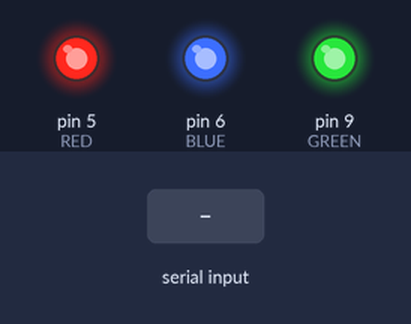
Bench run of a sketch on a simulated Arduino Uno, built with avr-gcc and run on an emulated ATmega328P. On the bench: output pins drawn as LEDs (lit = HIGH). The test bench sets the inputs (shaded band).

Above: at 1.2 s.
1.3 s: "r" received over the second serial link
At 2.1 s:
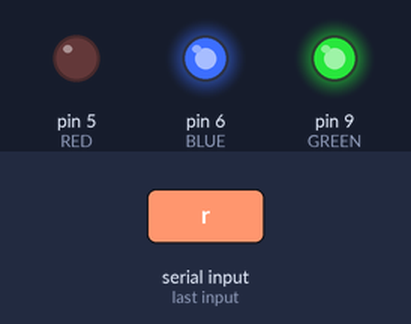
2.8 s: "g" received over the second serial link
At 3.2 s:
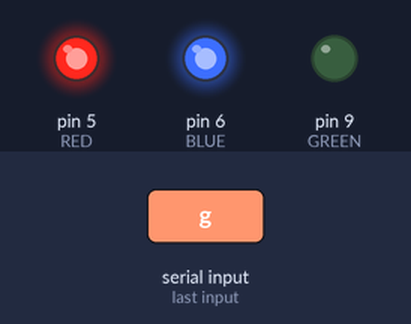
4.3 s: "b" received over the second serial link
At 5.5 s:
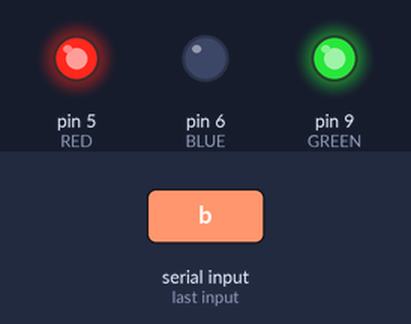
5.8 s: "1" received over the second serial link
At 6.7 s:
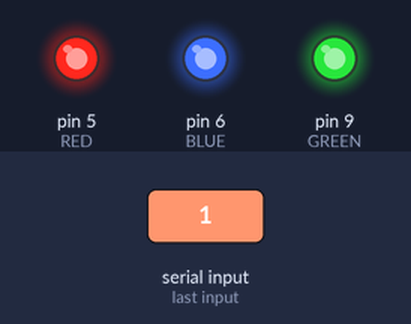
Timing chart, 0 to 8.3 s (numbered marks = the images above; inputs shaded):
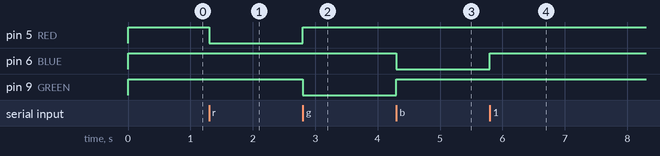

Measured:
- after the input at 1.3 s, pin 5 (RED): HIGH → LOW at once
- after the input at 2.8 s, pin 5 (RED): LOW → HIGH at once; pin 9 (GREEN): HIGH → LOW at once
- after the input at 4.3 s, pin 6 (BLUE): HIGH → LOW at once; pin 9 (GREEN): LOW → HIGH at once
- after the input at 5.8 s, pin 6 (BLUE): LOW → HIGH at once

The sketch:

debug_serial.ino
```cpp
//
// Test for debugSerial port for Spark prototype.
// If it works, this should make a modified echo on the debugSerial port.
// The modification is that it'll always return echo+1
//

#include <SoftwareSerial.h>

#define RED            5       // Pin for red LED (PD5, pin 9, Arduino D5, PWM-capable)
#define BLUE           6       // Pin for blue LED (PD6, pin 10, Arduino D6, PWM-capable)
#define GREEN          9       // pin for green LED (PB1, pin 13, Arduino D9, PWM-capable)

#define DEBUG_RX       7       // Pin for software serial RX (PD7, pin 11, Arduino D7)
#define DEBUG_TX       8       // Pin for software serial TX (PB0, pin 12, Arduino D8)

#define BAUD           9600    // Serial communication speed

SoftwareSerial debugSerial(DEBUG_RX, DEBUG_TX);

void setup() {
  sei();                        // This is AVR code to enable interrupts
  debugSerial.begin(BAUD);
  pinMode(RED, OUTPUT);
  pinMode(GREEN, OUTPUT);
  pinMode(BLUE, OUTPUT);
  digitalWrite(RED, HIGH);
  digitalWrite(GREEN, HIGH);
  digitalWrite(BLUE, HIGH);
}

void loop() {
  if ( debugSerial.available() > 0 ) {
    char c = debugSerial.read();
    switch (c) {
      case 'r':
        digitalWrite(RED, LOW);
        digitalWrite(GREEN, HIGH);
        digitalWrite(BLUE, HIGH);
        break;
      case 'g':
        digitalWrite(RED, HIGH);
        digitalWrite(GREEN, LOW);
        digitalWrite(BLUE, HIGH);
        break;
      case 'b':
        digitalWrite(RED, HIGH);
        digitalWrite(GREEN, HIGH);
        digitalWrite(BLUE, LOW);
        break;
      default:
        digitalWrite(RED, HIGH);
        digitalWrite(GREEN, HIGH);
        digitalWrite(BLUE, HIGH);
        break;
    }
  }
}
```
